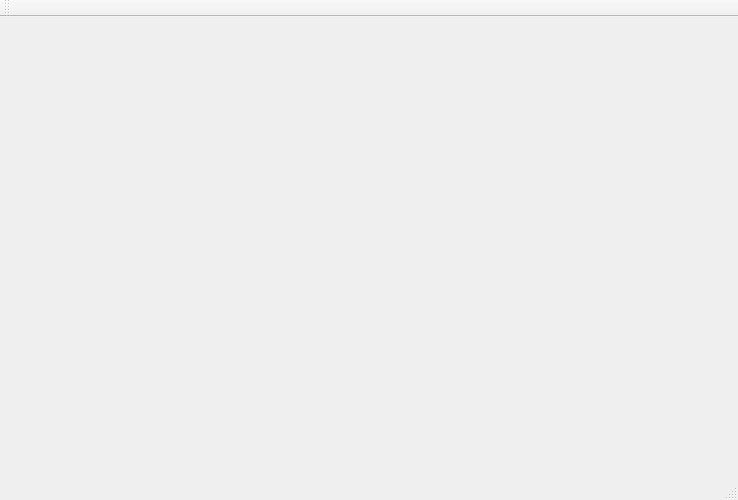
<?xml version="1.0" encoding="UTF-8"?>
<ui version="4.0">
 <class>MainWindow</class>
 <widget class="QMainWindow" name="MainWindow">
  <property name="geometry">
   <rect>
    <x>0</x>
    <y>0</y>
    <width>738</width>
    <height>500</height>
   </rect>
  </property>
  <property name="windowTitle">
   <string>MainWindow</string>
  </property>
  <widget class="QWidget" name="centralWidget"/>
  <widget class="QMenuBar" name="menuBar">
   <property name="geometry">
    <rect>
     <x>0</x>
     <y>0</y>
     <width>738</width>
     <height>23</height>
    </rect>
   </property>
  </widget>
  <widget class="QToolBar" name="mainToolBar">
   <attribute name="toolBarArea">
    <enum>TopToolBarArea</enum>
   </attribute>
   <attribute name="toolBarBreak">
    <bool>false</bool>
   </attribute>
  </widget>
  <widget class="QStatusBar" name="statusBar"/>
 </widget>
 <layoutdefault spacing="6" margin="11"/>
 <resources/>
 <connections/>
</ui>
